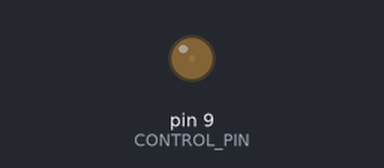
A sketch run on a simulated Arduino Uno, built with avr-gcc and run on an emulated ATmega328P. Shown: output pins drawn as LEDs (lit = HIGH).

Above: at 0.05 s.
At 1.3 s:
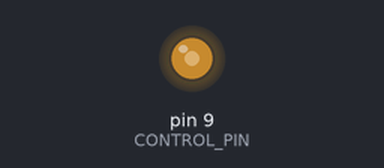
At 1.9 s:
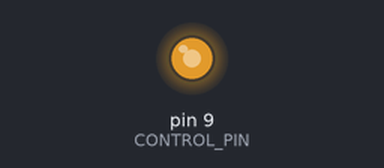
At 2.55 s:
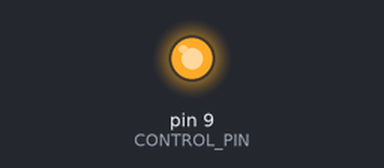
Timing chart, 0 to 5.9 s (numbered marks = the images above):
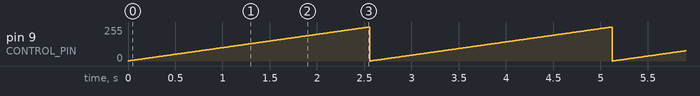

The sketch:

lab19_sketch.ino
```cpp
#define CONTROL_PIN 9
// переменные верхнего уровня, т.е. объявленные вне функций,
// называют глобальными. Их значения сохраняются всё время,
// пока работает микроконтроллер
int brightness = 0;
void setup()
{
 pinMode(CONTROL_PIN, OUTPUT);
}
void loop()
{
  // увеличиваем значение яркости на единицу, чтобы нарастить
  // яркость. Однако яркость не должна быть более 255, поэтому
  // используем операцию остатка от деления, чтобы при
  // достижении значения 255, следующим значением снова стал 0
  // Y % X — это остаток от деления Y на X;
  // плюс, минус, делить, умножить, скобки — как в алгебре.
  brightness = (brightness + 1) % 256;
  // подаём вычисленный ШИМ-сигнал яркости на пин с базой
  // управляющего транзистора
  analogWrite(CONTROL_PIN, brightness);
  // ждём 10 мс перед следующим наращиванием яркости. Таким
  // образом, полный накал будет происходить в течение
  // 256×10 = 2560 мс
  delay(10);
}
```

Measured:
- by itself, pin 9 (CONTROL_PIN): ramps from 0/255 to 255/255 and jumps back, once every 2.6 s
